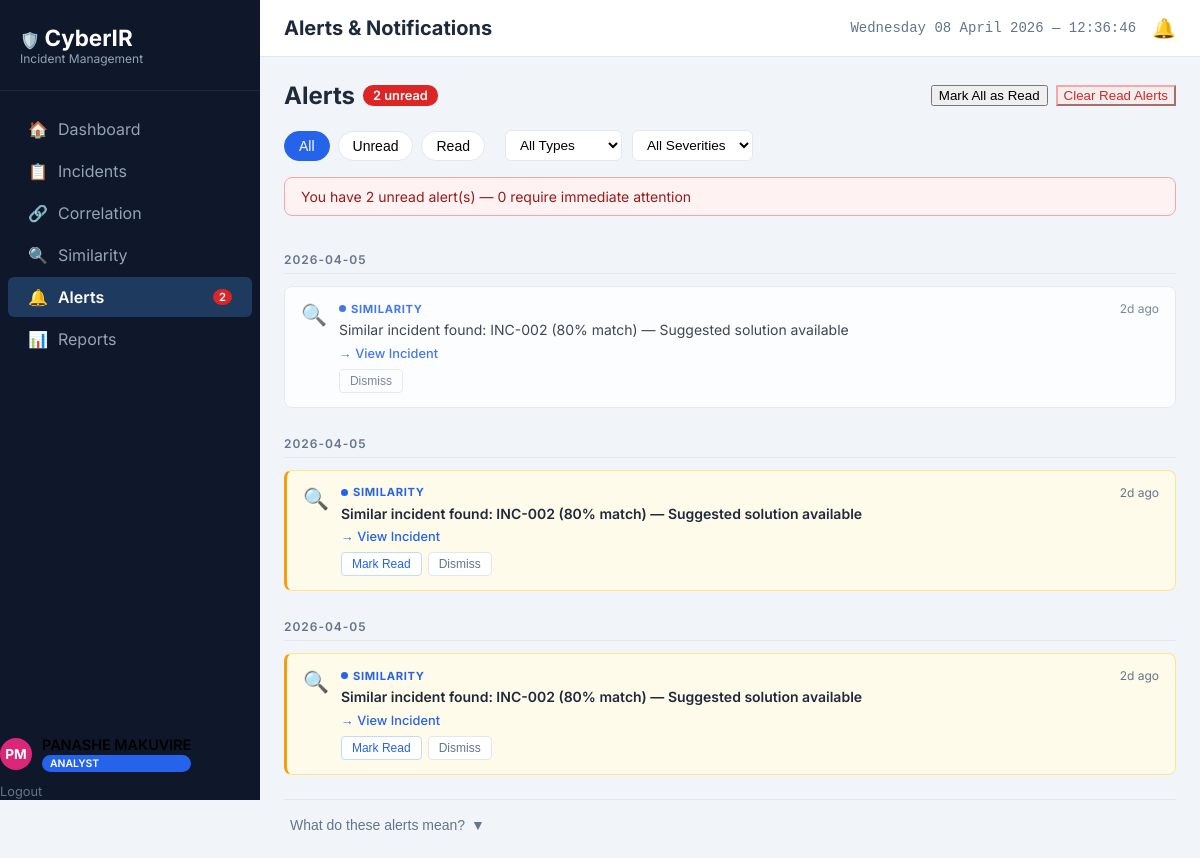
Page /alerts (signed in) on the committed database.
### tables this page shows
CREATE TABLE users (
    id INTEGER PRIMARY KEY AUTOINCREMENT,
    full_name TEXT NOT NULL,
    email TEXT UNIQUE NOT NULL,
    phone_number TEXT,
    password_hash TEXT NOT NULL,
    role TEXT NOT NULL CHECK(role IN ('Admin', 'Analyst', 'Viewer')),
    has_admin_privileges BOOLEAN DEFAULT 0,
    is_active BOOLEAN DEFAULT 1,
    created_at TIMESTAMP DEFAULT CURRENT_TIMESTAMP,
    last_login TIMESTAMP,
    created_by INTEGER REFERENCES users(id)
, avatar_color TEXT DEFAULT "#2563eb");

CREATE TABLE alerts (
    id INTEGER PRIMARY KEY AUTOINCREMENT,
    alert_type TEXT NOT NULL CHECK(alert_type IN ('HIGH_PRIORITY','CORRELATION','SIMILARITY','SLA_BREACH','ASSIGNMENT','ESCALATION','SYSTEM')),
    severity TEXT NOT NULL CHECK(severity IN ('CRITICAL','WARNING','INFO')),
    message TEXT NOT NULL,
    incident_id INTEGER REFERENCES incidents(id),
    cluster_id TEXT,
    recipient_id INTEGER REFERENCES users(id),
    recipient_role TEXT,
    is_read BOOLEAN DEFAULT 0,
    read_at TIMESTAMP,
    dismissed BOOLEAN DEFAULT 0,
    dismissed_at TIMESTAMP,
    created_at TIMESTAMP DEFAULT CURRENT_TIMESTAMP
);

### app.py (the view)
@app.route('/alerts')
@login_required
def alerts():
    try:
        check_sla_breaches()
        db = get_db_connection()
        alert_type = request.args.get('alert_type', '')
        severity = request.args.get('severity', '')
        is_read = request.args.get('is_read', '')
        page = int(request.args.get('page', 1))
        per_page = int(request.args.get('per_page', 20))
        offset = (page - 1) * per_page
        where_clauses = ["(recipient_id = ? OR recipient_role = ?) AND dismissed = 0"]
        params = [current_user.id, current_user.role]
        if alert_type and alert_type != 'All Types':
            where_clauses.append("alert_type = ?")
            params.append(alert_type.replace(' ', '_').upper())
        if severity and severity != 'All Severities':
            where_clauses.append("severity = ?")
            params.append(severity.upper())
        if is_read != '':
            where_clauses.append("is_read = ?")
            params.append(int(is_read))
        where_sql = " WHERE " + " AND ".join(where_clauses)
        query = f"SELECT * FROM alerts {where_sql} ORDER BY created_at DESC LIMIT ? OFFSET ?"
        inc_params = params + [per_page, offset]
        alerts_list = db.execute(query, inc_params).fetchall()
        unread_count = db.execute("SELECT COUNT(*) as c FROM alerts WHERE (recipient_id = ? OR recipient_role = ?) AND dismissed = 0 AND is_read = 0", (current_user.id, current_user.role)).fetchone()['c']
        total_count = db.execute("SELECT COUNT(*) as c FROM alerts WHERE (recipient_id = ? OR recipient_role = ?) AND dismissed = 0", (current_user.id, current_user.role)).fetchone()['c']
        critical_count = db.execute("SELECT COUNT(*) as c FROM alerts WHERE (recipient_id = ? OR recipient_role = ?) AND dismissed = 0 AND is_read = 0 AND severity = 'CRITICAL'", (current_user.id, current_user.role)).fetchone()['c']
        return render_template('alerts.html',
            active_page='alerts',
            alerts=[dict(r) for r in alerts_list],
            unread_count=unread_count,
            total_count=total_count,
            critical_count=critical_count,
            page=page, per_page=per_page
        )
    except Exception as e:
        app.logger.error(f'Error in alerts: {str(e)}')
        if request.is_json:
            return jsonify({'success': False, 'message': 'An error occurred'}), 500
        flash('An error occurred. Please try again.', 'error')
        return redirect(url_for('dashboard'))

### templates/alerts.html (shortened to what this page needs)
{% extends "base.html" %}
{% block page_title %}Alerts & Notifications{% endblock %}
{% block extra_css %}
<link rel="stylesheet" href="{{ url_for('static', filename='css/alerts.css') }}">
{% endblock %}
{% block content %}
<div class="alerts-action-bar">
    <div style="display: flex; align-items: center;">
        <h2 style="margin: 0; font-size: 1.5rem; color: var(--text-primary);">Alerts</h2>
        {% if unread_count > 0 %}
        <span class="unread-badge" id="unreadBadge">{{ unread_count }} unread</span>
        {% endif %}
    </div>
    <div class="button-group">
        <button id="markAllReadBtn" class="btn btn-outline" {% if unread_count == 0 %}disabled style="opacity: 0.5; cursor: not-allowed;"{% endif %}>
            Mark All as Read
        </button>
        <button id="dismissAllReadBtn" class="btn btn-outline" style="color: #dc2626; border-color: #fca5a5;" {% if total_count == unread_count %}disabled style="opacity: 0.5; cursor: not-allowed;"{% endif %}>
            Clear Read Alerts
        </button>
    </div>
</div>
<div class="filter-bar">
    <div style="display: flex; gap: 8px;">
        <button class="filter-tab active" data-filter="all">All</button>
        <button class="filter-tab" data-filter="unread">Unread</button>
        <button class="filter-tab" data-filter="read">Read</button>
    </div>
    <form id="filterForm" method="GET" action="/alerts" style="display: flex; gap: 10px; align-items: center; margin-left: 10px;">
        <select name="alert_type" class="filter-select" onchange="this.form.submit()">
            <option value="All Types" {% if request.args.get('alert_type') == 'All Types' or not request.args.get('alert_type') %}selected{% endif %}>All Types</option>
        </select>
        <select name="severity" class="filter-select" onchange="this.form.submit()">
            <option value="All Severities" {% if request.args.get('severity') == 'All Severities' or not request.args.get('severity') %}selected{% endif %}>All Severities</option>
        </select>
    </form>
</div>
{% if unread_count > 0 %}
<div class="alerts-summary-bar">
    You have {{ unread_count }} unread alert(s) — {{ critical_count }} require immediate attention
</div>
{% endif %}
<div id="alertsList" class="alerts-list">
    {% if not alerts %}
        {% if request.args.get('alert_type') and request.args.get('alert_type') != 'All Types' or request.args.get('severity') and request.args.get('severity') != 'All Severities' %}
        <div id="emptyState" class="empty-state">
            <div class="empty-state-icon">🔍</div>
            <div class="empty-state-title">No alerts match your filters</div>
            <div style="font-size: 0.9rem;"><a href="/alerts" style="color: #2563eb;">Clear filters</a></div>
        </div>
        {% else %}
        <div id="emptyState" class="empty-state">
            <div class="empty-state-icon">✅</div>
            <div class="empty-state-title">You're all caught up!</div>
            <div style="font-size: 0.9rem;">No alerts to display</div>
        </div>
        {% endif %}
    {% else %}
        {% set current_date = None %}
        {% for alert in alerts %}
            {% set dt_split = alert.created_at.split(' ') %}
            {% set alert_date = dt_split[0] %}
            {% if alert_date != current_date %}
                <div class="date-group-header">{{ alert_date }}</div>
                {% set current_date = alert_date %}
            {% endif %}
            <div class="alert-item {% if alert.is_read == 0 %}alert-unread{% endif %}">
                <div class="alert-icon">
                    {% if alert.alert_type == 'HIGH_PRIORITY' %}🔴
                    {% elif alert.alert_type == 'CORRELATION' %}🔗
                    {% elif alert.alert_type == 'SIMILARITY' %}🔍
                    {% elif alert.alert_type == 'SLA_BREACH' %}⏰
                    {% elif alert.alert_type == 'ASSIGNMENT' %}👤
                    {% elif alert.alert_type == 'ESCALATION' %}⬆️
                    {% else %}⚙️{% endif %}
                </div>
                <div class="alert-body">
                    <div class="alert-header-row">
                        <div class="alert-type-label" style="
                            {% if alert.alert_type == 'HIGH_PRIORITY' %}color: #dc2626;
                            {% elif alert.alert_type == 'CORRELATION' %}color: #7c3aed;
                            {% elif alert.alert_type == 'SIMILARITY' %}color: #2563eb;
                            {% elif alert.alert_type == 'SLA_BREACH' %}color: #ea580c;
                            {% elif alert.alert_type == 'ASSIGNMENT' %}color: #0891b2;
                            {% elif alert.alert_type == 'ESCALATION' %}color: #991b1b;
                            {% else %}color: #64748b;{% endif %}
                        ">
                            <span class="severity-dot {% if alert.severity == 'CRITICAL' %}dot-critical{% elif alert.severity == 'WARNING' %}dot-warning{% else %}dot-info{% endif %}"></span>
                            {{ alert.alert_type.replace('_', ' ') }}
                        </div>
                        <div class="alert-time" data-created="{{ alert.created_at }}">{{ alert.created_at }}</div>
                    </div>
                    <div class="alert-message {% if alert.is_read == 0 %}alert-message-unread{% endif %}">
                        {{ alert.message }}
                    </div>
                    <div class="alert-links">
                        {% if alert.incident_id %}
                            <a href="/incidents/{{ alert.incident_id }}" class="alert-link">→ View Incident</a>
                        {% endif %}
                    </div>
                    <div class="alert-actions">
                        {% if alert.is_read == 0 %}
                            <button class="alert-action-btn mark-read-btn" data-alert-id="{{ alert.id }}">Mark Read</button>
                        {% endif %}
                        <button class="alert-action-btn dismiss-btn" data-alert-id="{{ alert.id }}">Dismiss</button>
                    </div>
                </div>
            </div>
        {% endfor %}
    {% endif %}
</div>
<div class="alert-type-legend">
    <button id="legendToggle" class="legend-toggle">
        What do these alerts mean? <span class="toggle-icon">▼</span>
    </button>
</div>
{% endblock %}

### templates/base.html (shortened to what this page needs)
<!DOCTYPE html>
<html lang="en">
<head>
    <link rel="stylesheet" href="{{ url_for('static', filename='css/base.css') }}">
    {% block extra_css %}{% endblock %}
</head>
<body>
    <div class="sidebar">
        <div class="logo-area">
            🛡️ <span class="logo-text">CyberIR</span>
            <div class="subtitle">Incident Management</div>
        </div>
        <nav class="nav-links">
            <a href="{{ url_for('dashboard') }}" class="{{ 'active' if active_page == 'dashboard' else '' }}">
                <span class="icon">🏠</span> Dashboard
            </a>
            <a href="/incidents" class="{{ 'active' if active_page == 'incidents' else '' }}">
                <span class="icon">📋</span> Incidents
            </a>
            <a href="/correlation" class="{{ 'active' if active_page == 'correlation' else '' }}">
                <span class="icon">🔗</span> Correlation
            </a>
            <a href="/similarity" class="{{ 'active' if active_page == 'similarity' else '' }}">
                <span class="icon">🔍</span> Similarity
            </a>
            <a href="/alerts" class="{{ 'active' if active_page == 'alerts' else '' }}">
                <span class="icon">🔔</span> Alerts
                {% if unread_alerts_count > 0 %}
                <span class="alert-badge" id="sidebarAlertBadge">{{ unread_alerts_count }}</span>
                {% else %}
                <span class="alert-badge" id="sidebarAlertBadge" style="display:none">0</span>
                {% endif %}
            </a>
            {% if current_user.has_admin_privileges or current_user.role == 'Admin' %}
            <a href="/reports" class="{{ 'active' if active_page == 'reports' else '' }}">
                <span class="icon">📊</span> Reports
            </a>
            {% endif %}
        </nav>
        <div class="sidebar-user">
            <a href="/profile" class="sidebar-user-link" style="display:flex; align-items:center; gap:10px; text-decoration:none; color:inherit;">
                {% set initials = current_user.full_name[0].upper() ~ (current_user.full_name.split()[-1][0].upper() if current_user.full_name.split()|length > 1 else '') %}
                <div class="avatar-circle" id="sidebarAvatar" style="background: {{ current_user.avatar_color if current_user.avatar_color else '#2563eb' }}; width: 32px; height: 32px; border-radius: 50%; display: flex; align-items: center; justify-content: center; color: white; font-weight: 700; font-size: 0.85rem; flex-shrink: 0;">
                    {{ initials }}
                </div>
                <div class="sidebar-user-info" style="display:flex; flex-direction:column; min-width:0;">
                    <div class="sidebar-user-name" id="sidebarUserName" style="font-weight: 600; font-size: 0.9rem; white-space: nowrap; overflow: hidden; text-overflow: ellipsis;">
                        {{ current_user.full_name }}
                    </div>
                    <span class="role-badge role-{{ current_user.role|lower }}" style="margin-top:2px;">
                        {{ current_user.role }}
                    </span>
                </div>
            </a>
            <a href="/auth/logout" class="sidebar-logout" style="font-size:0.8rem; color:var(--text-secondary); text-decoration:none; margin-top:12px; display:inline-block;">
                Logout
            </a>
        </div>
    </div>
    <div class="main-wrapper">
        <header class="top-header">
            <h1 class="page-title">{% block page_title %}{% endblock %}</h1>
            <div class="header-right flex gap-3 align-center">
                <div class="datetime" id="liveClock"></div>
                <a href="/alerts" class="notification-icon">🔔</a>
            </div>
        </header>
        <main class="content-area">
            {% block content %}{% endblock %}
        </main>
    </div>
</body>
</html>

### rows in the picture
users: full_name "PANASHE MAKUVIRE", role "ANALYST"
alerts: created_at "2026-04-05", alert_type.replace "SIMILARITY", message "Similar incident found: INC-002 (80% match) — Suggested solution available"
alerts: created_at "2026-04-05", alert_type.replace "SIMILARITY", message "Similar incident found: INC-002 (80% match) — Suggested solution available"
alerts: created_at "2026-04-05", alert_type.replace "SIMILARITY", message "Similar incident found: INC-002 (80% match) — Suggested solution available"

### other values in the picture
{{ unread_alerts_count }} "2"
{{ initials }} "PM"
{{ unread_count }} "2"
{{ critical_count }} "0"
